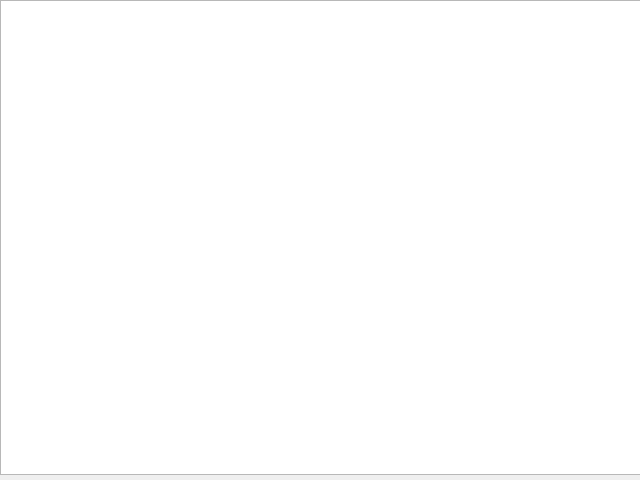
<?xml version="1.0" encoding="UTF-8"?>
<ui version="4.0">
 <class>ConfigEditDialog</class>
 <widget class="QDialog" name="ConfigEditDialog">
  <property name="geometry">
   <rect>
    <x>0</x>
    <y>0</y>
    <width>640</width>
    <height>480</height>
   </rect>
  </property>
  <property name="windowTitle">
   <string>Dialog</string>
  </property>
  <widget class="QWidget" name="verticalLayoutWidget">
   <property name="geometry">
    <rect>
     <x>0</x>
     <y>0</y>
     <width>641</width>
     <height>481</height>
    </rect>
   </property>
   <layout class="QVBoxLayout" name="verticalLayout" stretch="1,1">
    <item>
     <layout class="QHBoxLayout" name="horizontalLayout" stretch="1">
      <property name="sizeConstraint">
       <enum>QLayout::SetMaximumSize</enum>
      </property>
      <item>
       <widget class="QTreeWidget" name="radiosTreeWidget">
        <property name="sizePolicy">
         <sizepolicy hsizetype="Expanding" vsizetype="Expanding">
          <horstretch>1</horstretch>
          <verstretch>1</verstretch>
         </sizepolicy>
        </property>
        <property name="headerHidden">
         <bool>true</bool>
        </property>
        <property name="columnCount">
         <number>3</number>
        </property>
        <attribute name="headerVisible">
         <bool>false</bool>
        </attribute>
        <attribute name="headerDefaultSectionSize">
         <number>250</number>
        </attribute>
        <column>
         <property name="text">
          <string>Radios</string>
         </property>
        </column>
        <column>
         <property name="text">
          <string notr="true">2</string>
         </property>
        </column>
        <column>
         <property name="text">
          <string notr="true">3</string>
         </property>
        </column>
       </widget>
      </item>
     </layout>
    </item>
    <item>
     <widget class="QDialogButtonBox" name="buttonBox">
      <property name="orientation">
       <enum>Qt::Horizontal</enum>
      </property>
      <property name="standardButtons">
       <set>QDialogButtonBox::NoButton</set>
      </property>
      <property name="centerButtons">
       <bool>true</bool>
      </property>
     </widget>
    </item>
   </layout>
  </widget>
 </widget>
 <resources/>
 <connections>
  <connection>
   <sender>buttonBox</sender>
   <signal>accepted()</signal>
   <receiver>ConfigEditDialog</receiver>
   <slot>accept()</slot>
   <hints>
    <hint type="sourcelabel">
     <x>248</x>
     <y>254</y>
    </hint>
    <hint type="destinationlabel">
     <x>157</x>
     <y>274</y>
    </hint>
   </hints>
  </connection>
  <connection>
   <sender>buttonBox</sender>
   <signal>rejected()</signal>
   <receiver>ConfigEditDialog</receiver>
   <slot>reject()</slot>
   <hints>
    <hint type="sourcelabel">
     <x>316</x>
     <y>260</y>
    </hint>
    <hint type="destinationlabel">
     <x>286</x>
     <y>274</y>
    </hint>
   </hints>
  </connection>
 </connections>
</ui>
